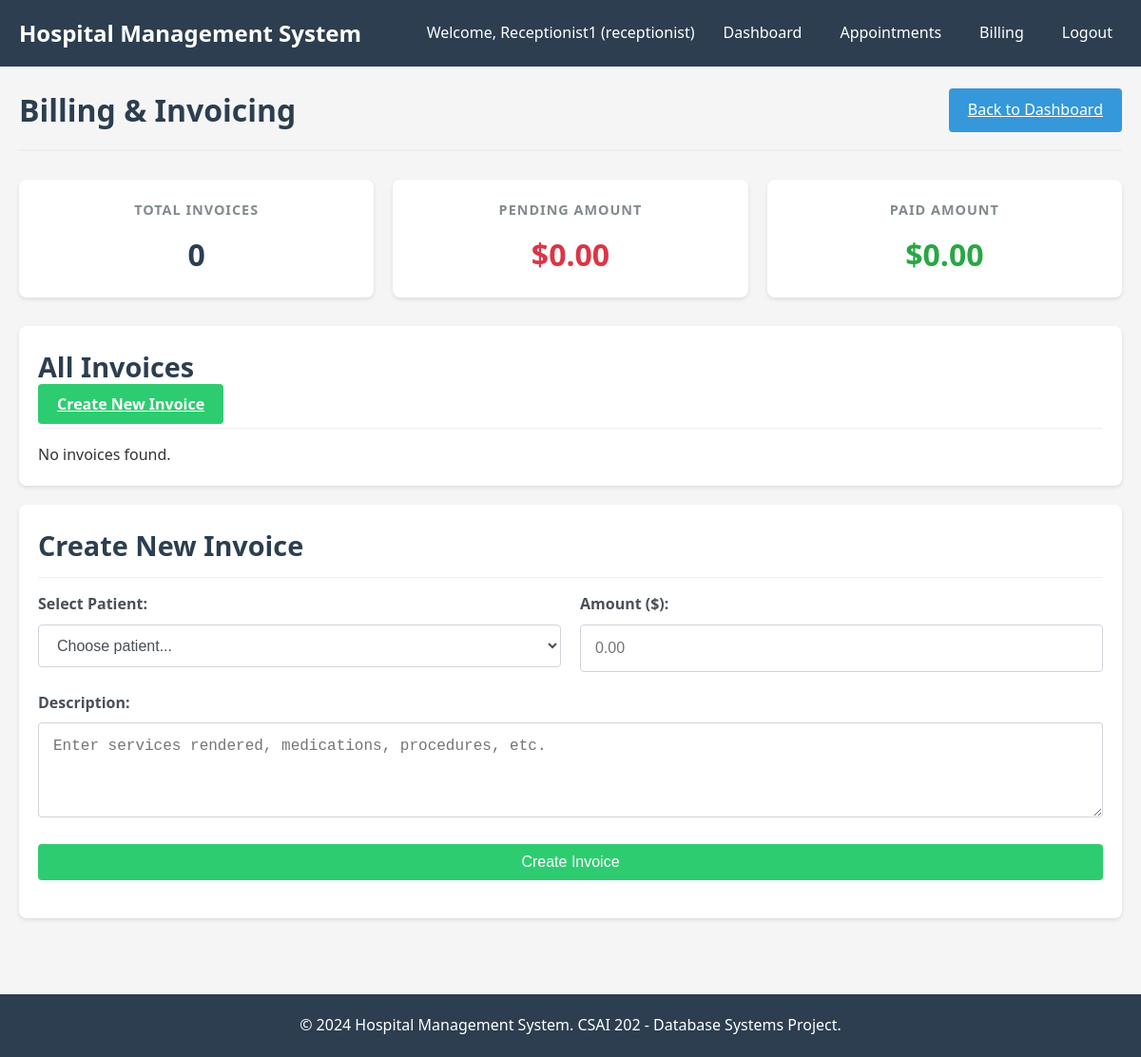
The app's page /receptionist/billing (signed in), older data.
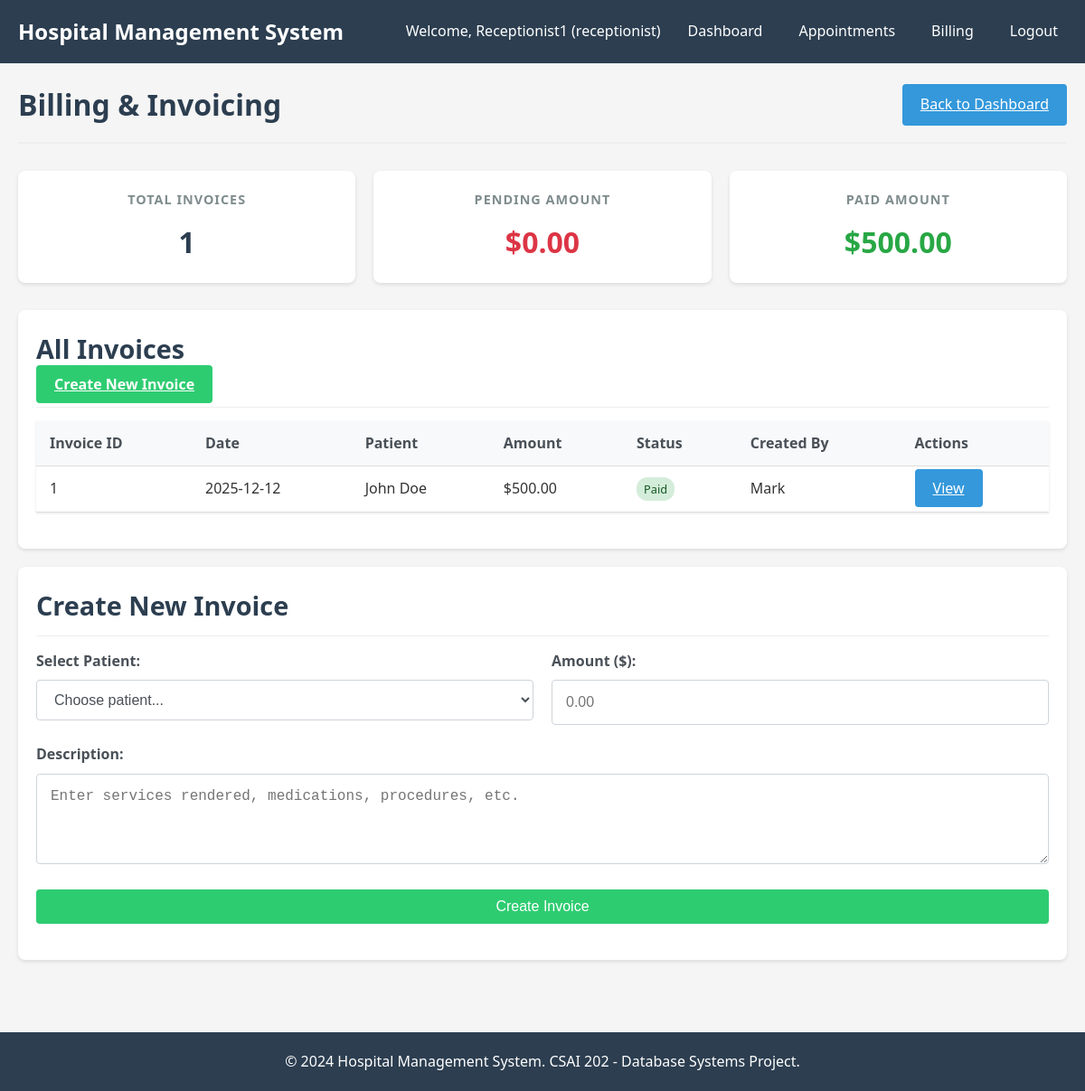
The same page, newer data.
### models/user.py (models this page shows, shortened)
class User(db.Model, UserMixin):
    __tablename__ = 'user_account'
    user_id = db.Column(db.Integer, primary_key=True)
    username = db.Column(db.String(50), unique=True, nullable=False)
    password = db.Column(db.String(200), nullable=False)
    role = db.Column(db.String(20), nullable=False)
    doctor = db.relationship('Doctor', backref='user', uselist=False)
    nurse = db.relationship('Nurse', backref='user', uselist=False)
    receptionist = db.relationship('Receptionist', backref='user', uselist=False)
    @property
    def is_admin(self):
        return self.role == 'admin'
    @property
    def is_doctor(self):
        return self.role == 'doctor'
    @property
    def is_nurse(self):
        return self.role == 'nurse'
    @property
    def is_receptionist(self):
        return self.role == 'receptionist'

### models/invoice.py (models this page shows)
class Invoice(db.Model):
    __tablename__ = 'invoice'
    inv_id = db.Column(db.Integer, primary_key=True)
    amount = db.Column(db.Numeric(10, 2), nullable=False)
    status = db.Column(db.String(50), default='Pending')
    patient_id = db.Column(db.Integer, db.ForeignKey('patient.patient_id'))
    rec_id = db.Column(db.Integer, db.ForeignKey('receptionist.rec_id'))
    date = db.Column(db.DateTime, default=datetime.utcnow)
    payments = db.relationship('Payment', backref='invoice', lazy=True)

### models/patient.py (models this page shows)
class Patient(db.Model):
    __tablename__ = 'patient'
    patient_id = db.Column(db.Integer, primary_key=True)
    name = db.Column(db.String(100), nullable=False)
    phone = db.Column(db.String(20))
    date_of_birth = db.Column(db.Date)
    age = db.Column(db.Integer)
    previous_conditions = db.Column(db.Text)
    street = db.Column(db.String(100))
    city = db.Column(db.String(100))
    appointments = db.relationship('Appointment', backref='patient', lazy=True)
    medical_record = db.relationship('MedicalRecord', backref='patient', uselist=False)
    prescriptions = db.relationship('Prescription', backref='patient', lazy=True)
    lab_tests = db.relationship('LabTest', backref='patient', lazy=True)
    invoices = db.relationship('Invoice', backref='patient', lazy=True)

### models/receptionist.py (models this page shows)
class Receptionist(db.Model):
    __tablename__ = 'receptionist'
    rec_id = db.Column(db.Integer, primary_key=True)
    name = db.Column(db.String(100), nullable=False)
    user_id = db.Column(db.Integer, db.ForeignKey('user_account.user_id'))
    appointments = db.relationship('Appointment', backref='receptionist', lazy=True)
    invoices = db.relationship('Invoice', backref='receptionist', lazy=True)

### controllers/receptionist_controller.py (the view)
@receptionist_bp.route('/billing')
@login_required
@receptionist_required
def billing():
    invoices = Invoice.query.order_by(Invoice.date.desc()).all()
    patients = Patient.query.all()
    return render_template('receptionist/billing.html', invoices=invoices, patients=patients)

### templates/receptionist/billing.html (shortened to what this page needs)
{% extends "base.html" %}
{% block content %}
<div class="page-header">
    <h1>Billing & Invoicing</h1>
    <a href="{{ url_for('receptionist.dashboard') }}" class="btn btn-primary">Back to Dashboard</a>
</div>
<div class="dashboard-stats">
    <div class="stat-card">
        <h3>Total Invoices</h3>
        <div class="number">{{ invoices|length }}</div>
    </div>
    <div class="stat-card">
        <h3>Pending Amount</h3>
        {% set pending_total = invoices|selectattr('status', 'equalto', 'Pending')|map(attribute='amount')|sum %}
        <div class="number" style="color: #dc3545;">${{ "%.2f"|format(pending_total) }}</div>
    </div>
    <div class="stat-card">
        <h3>Paid Amount</h3>
        {% set paid_total = invoices|selectattr('status', 'equalto', 'Paid')|map(attribute='amount')|sum %}
        <div class="number" style="color: #28a745;">${{ "%.2f"|format(paid_total) }}</div>
    </div>
</div>
<div class="card">
    <div class="card-header">
        <h2>All Invoices</h2>
        <div class="header-actions">
            <a href="#create-invoice" class="btn btn-success">Create New Invoice</a>
        </div>
    </div>
    {% if invoices %}
    <table class="table">
        <thead>
            <tr>
                <th>Invoice ID</th>
                <th>Date</th>
                <th>Patient</th>
                <th>Amount</th>
                <th>Status</th>
                <th>Created By</th>
                <th>Actions</th>
            </tr>
        </thead>
        <tbody>
            {% for invoice in invoices %}
            <tr>
                <td>{{ invoice.inv_id }}</td>
                <td>{{ invoice.date.strftime('%Y-%m-%d') }}</td>
                <td>{{ invoice.patient.name }}</td>
                <td>${{ invoice.amount }}</td>
                <td>
                    <span class="status-badge status-{{ invoice.status|lower }}">
                        {{ invoice.status }}
                    </span>
                </td>
                <td>{{ invoice.receptionist.name }}</td>
                <td>
                    <a href="{{ url_for('billing.view_invoice', inv_id=invoice.inv_id) }}" class="btn btn-primary btn-sm">View</a>
                </td>
            </tr>
            {% endfor %}
        </tbody>
    </table>
    {% else %}
    <div class="empty-state">
        <p>No invoices found.</p>
    </div>
    {% endif %}
</div>
<div class="card" id="create-invoice">
    <div class="card-header">
        <h2>Create New Invoice</h2>
    </div>
    <form method="POST" action="{{ url_for('receptionist.add_invoice') }}">
        <div class="form-row">
            <div class="form-group">
                <label for="patient_id">Select Patient:</label>
                <select id="patient_id" name="patient_id" class="form-control" required>
                    <option value="">Choose patient...</option>
                </select>
            </div>
            <div class="form-group">
                <label for="amount">Amount ($):</label>
                <input type="number" step="0.01" id="amount" name="amount" class="form-control" placeholder="0.00" required>
            </div>
        </div>
        <div class="form-group">
            <label for="description">Description:</label>
            <textarea id="description" name="description" class="form-control" rows="3" placeholder="Enter services rendered, medications, procedures, etc."></textarea>
        </div>
        <div class="form-group">
            <button type="submit" class="btn btn-success btn-block">Create Invoice</button>
        </div>
    </form>
</div>
{% endblock %}

### templates/base.html (shortened to what this page needs)
<!DOCTYPE html>
<html lang="en">
<head>
    <link rel="stylesheet" href="{{ url_for('static', filename='css/style.css') }}">
    <link rel="stylesheet" href="{{ url_for('static', filename='css/dashboard.css') }}">
    <link rel="stylesheet" href="{{ url_for('static', filename='css/forms.css') }}">
</head>
<body>
    <div class="header">
        <div class="navbar">
            <a href="{{ url_for('index') }}" class="logo">Hospital Management System</a>
            <ul class="nav-links">
                {% if current_user.is_authenticated %}
                    <li>Welcome, {{ current_user.username }} ({{ current_user.role }})</li>
                    <li><a href="{{ url_for('index') }}">Dashboard</a></li>
                    {% if current_user.is_admin %}
                        <li><a href="{{ url_for('admin.users') }}">Users</a></li>
                        <li><a href="{{ url_for('admin.reports') }}">Reports</a></li>
                    {% elif current_user.is_doctor %}
                        <li><a href="{{ url_for('doctor.appointments') }}">Appointments</a></li>
                        <li><a href="{{ url_for('doctor.patients') }}">Patients</a></li>
                    {% elif current_user.is_nurse %}
                        <li><a href="{{ url_for('nurse.patients') }}">Patients</a></li>
                        <li><a href="{{ url_for('nurse.beds') }}">Beds</a></li>
                    {% elif current_user.is_receptionist %}
                        <li><a href="{{ url_for('receptionist.appointments') }}">Appointments</a></li>
                        <li><a href="{{ url_for('receptionist.billing') }}">Billing</a></li>
                    {% endif %}
                    <li><a href="{{ url_for('auth.logout') }}">Logout</a></li>
                {% else %}
                    <li><a href="{{ url_for('auth.login') }}">Login</a></li>
                {% endif %}
            </ul>
        </div>
    </div>
    <div class="container">
        <div class="content">
            {% block content %}{% endblock %}
        </div>
    </div>
    <footer class="footer">
        <p>&copy; 2024 Hospital Management System. CSAI 202 - Database Systems Project.</p>
    </footer>
</body>
</html>

### static/css/style.css (style rules this page uses)
* { margin: 0; padding: 0; box-sizing: border-box; }
body { font-family: 'Segoe UI', Tahoma, Geneva, Verdana, sans-serif; background-color: #f5f5f5; color: #333; line-height: 1.6; }
.container { width: 100%; max-width: 1200px; margin: 0 auto; padding: 20px; min-height: calc(100vh - 140px); }
.header { background-color: #2c3e50; color: white; padding: 1rem 0; }
.navbar { display: flex; justify-content: space-between; align-items: center; padding: 0 20px; }
.logo { font-size: 1.5rem; font-weight: bold; color: white; text-decoration: none; }
.nav-links { display: flex; list-style: none; gap: 20px; align-items: center; }
.nav-links li { color: white; }
.nav-links a { color: white; text-decoration: none; padding: 5px 10px; border-radius: 4px; transition: background-color 0.3s; }
.form-group { margin-bottom: 20px; }
.form-group label { display: block; margin-bottom: 5px; font-weight: 500; color: #555; }
.form-control { width: 100%; padding: 10px; border: 1px solid #ddd; border-radius: 4px; font-size: 16px; }
.btn { padding: 10px 20px; border: none; border-radius: 4px; font-size: 16px; cursor: pointer; transition: background-color 0.3s; }
.btn-primary { background-color: #3498db; color: white; }
.btn-success { background-color: #2ecc71; color: white; }
.btn-block { width: 100%; display: block; }
.table { width: 100%; border-collapse: collapse; margin-bottom: 20px; background: white; box-shadow: 0 1px 3px rgba(0,0,0,0.1); }
.table th, .table td { padding: 12px 15px; text-align: left; border-bottom: 1px solid #ddd; }
.table th { background-color: #f8f9fa; font-weight: 600; color: #495057; }
.card { background: white; border-radius: 8px; padding: 20px; margin-bottom: 20px; box-shadow: 0 2px 4px rgba(0,0,0,0.1); }
.card-header { border-bottom: 1px solid #eee; padding-bottom: 10px; margin-bottom: 15px; font-size: 1.2rem; font-weight: 600; color: #2c3e50; }
.footer { background-color: #2c3e50; color: white; text-align: center; padding: 20px; margin-top: 40px; }
.dashboard-stats { display: grid; grid-template-columns: repeat(auto-fit, minmax(250px, 1fr)); gap: 20px; margin-bottom: 30px; }
.stat-card { background: white; padding: 20px; border-radius: 8px; box-shadow: 0 2px 4px rgba(0,0,0,0.1); text-align: center; }
.stat-card h3 { color: #7f8c8d; margin-bottom: 10px; font-size: 0.9rem; text-transform: uppercase; letter-spacing: 1px; }
.stat-card .number { font-size: 2rem; font-weight: bold; color: #2c3e50; }
.form-row { display: flex; gap: 20px; margin-bottom: 15px; }
.form-row .form-group { flex: 1; margin-bottom: 0; }

### static/css/dashboard.css (style rules this page uses)
.page-header { display: flex; justify-content: space-between; align-items: center; margin-bottom: 30px; padding-bottom: 15px; border-bottom: 2px solid #eee; }
.page-header h1 { color: #2c3e50; margin: 0; }

### static/css/forms.css (style rules this page uses)
.form-row { display: flex; gap: 20px; margin-bottom: 20px; }
.form-row .form-group { flex: 1; margin-bottom: 0; }
.form-group { margin-bottom: 20px; }
.form-group label { display: block; margin-bottom: 8px; font-weight: 600; color: #495057; }
.form-control { width: 100%; padding: 12px 15px; font-size: 16px; line-height: 1.5; color: #495057; background-color: #fff; border: 1px solid #ced4da; border-radius: 4px; transition: border-color 0.15s ease-in-out, box-shadow 0.15s ease-in-out; }
textarea.form-control { min-height: 100px; resize: vertical; }
select.form-control { height: 45px; }

### templates/receptionist/billing.html (style rules this page uses)
.status-badge { padding: 4px 8px; border-radius: 12px; font-size: 0.8rem; font-weight: 500; }
.status-paid { background-color: #d4edda; color: #155724; }

Row changes from the older to the newer data that the page shows:
added Invoice: inv_id "1", date "2025-12-12", patient.name "John Doe", amount "500.00", status "Paid", receptionist.name "Mark"
Text that changed along with them:
{{ invoices|length }}: "0" → "1"
{{ "%.2f"|format(paid_total) }}: "0.00" → "500.00"
text no longer shown: "No invoices found."
text now shown: "Invoice ID Date Patient Amount Status Created By Actions"
